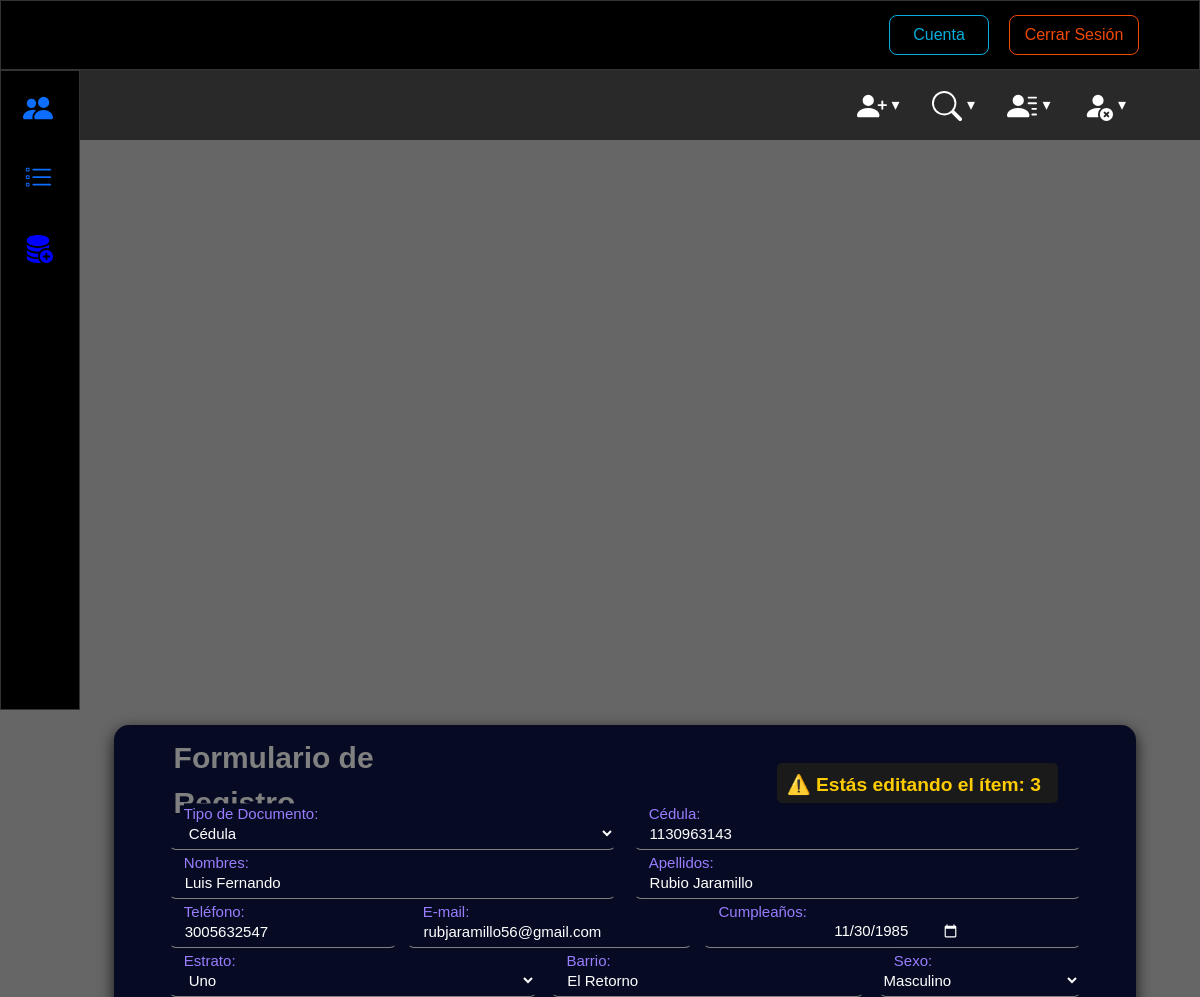
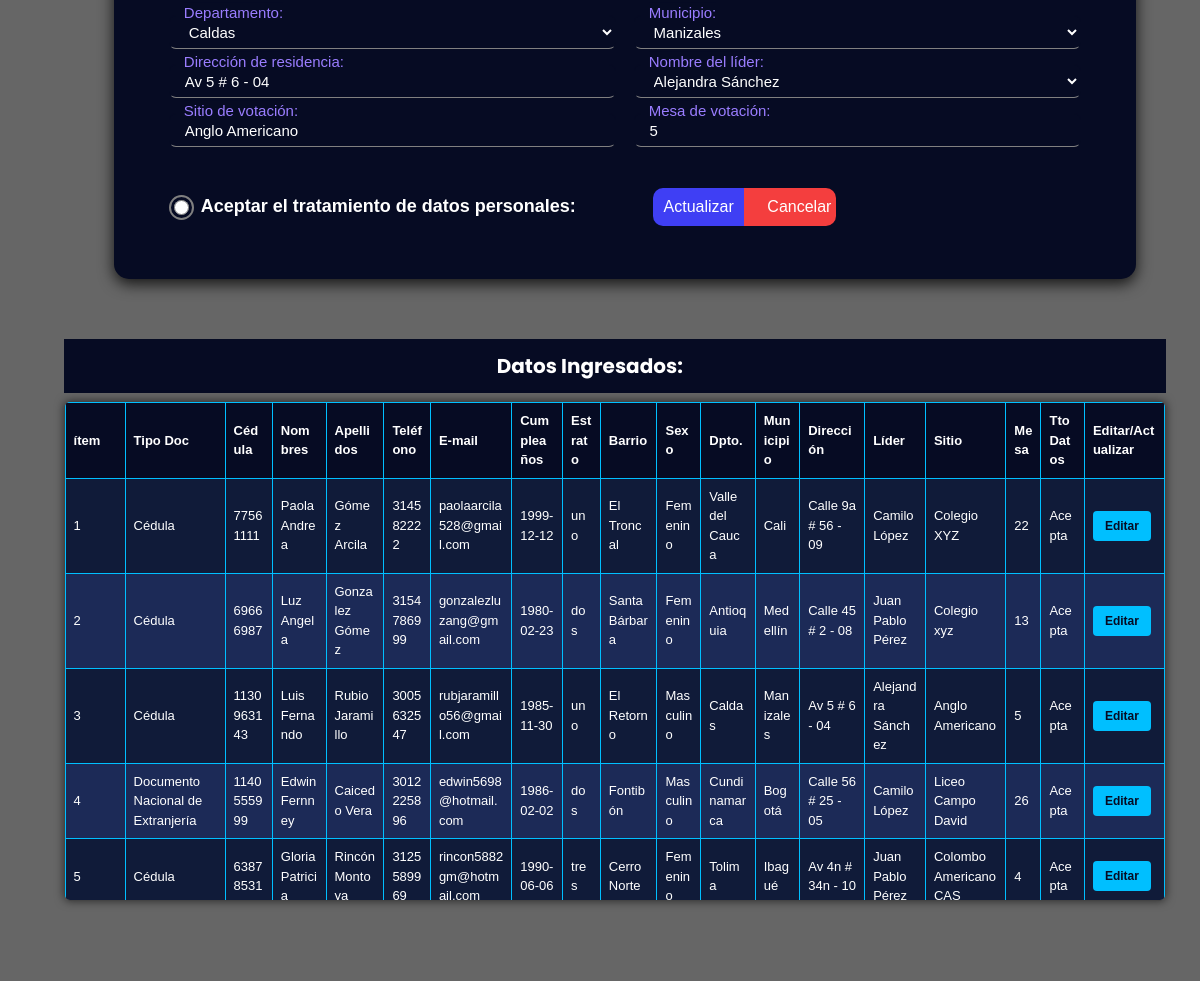
The page /index.php?editar_id=3 on the database its author committed (2 pictures, top to bottom).
### tables this page shows
CREATE TABLE IF NOT EXISTS `personas` (
  `id_personas` bigint(20) NOT NULL AUTO_INCREMENT,
  `tipo` varchar(50) NOT NULL,
  `cedula` bigint(20) NOT NULL,
  `nombres` varchar(50) NOT NULL,
  `apellidos` varchar(50) NOT NULL,
  `email` varchar(100) NOT NULL,
  `cumple` varchar(11) NOT NULL,
  `estrato` varchar(10) NOT NULL,
  `barrio` varchar(20) NOT NULL,
  `sexo` varchar(20) NOT NULL,
  `departamento` varchar(50) NOT NULL,
  `municipio` varchar(50) NOT NULL,
  `direccion` varchar(254) NOT NULL,
  `lider` varchar(50) NOT NULL,
  `sitio` varchar(30) NOT NULL,
  `mesa` int(11) NOT NULL,
  `tratamiento` varchar(20) NOT NULL,
  `telefono` bigint(20) NOT NULL,
  PRIMARY KEY (`id_personas`),
  UNIQUE KEY `cedula` (`cedula`)
);

### index.php (the view, shortened to what this page needs)
<?php
require_once 'conexion.php';
$id_editar = '';
$tipo_editar = '';
$cedula_editar = '';
$nombres_editar = '';
$apellidos_editar = '';
$telefono_editar = '';
$email_editar = '';
$cumple_editar = '';
$estrato_editar = '';
$barrio_editar = '';
$sexo_editar = '';
$departamento_editar = '';
$municipio_editar = '';
$direccion_editar = '';
$lider_editar = '';
$sitio_editar = '';
$mesa_editar = '';
$tratamiento_editar = '';
if (isset($_GET['editar_id'])) {
    $editar_id = $_GET['editar_id'];
	$id_editar = $editar_id;
    $resultado = mysqli_query($conn, "SELECT * FROM personas WHERE id_personas='$editar_id'");
    if ($fila = mysqli_fetch_assoc($resultado)) {
        $id_editar = $fila['id_personas'];
        $tipo_editar = $fila['tipo'];
        $cedula_editar = $fila['cedula'];
		$nombres_editar = $fila['nombres'];
		$apellidos_editar = $fila['apellidos'];
		$telefono_editar = $fila['telefono'];
		$email_editar = $fila['email'];
		$cumple_editar = $fila['cumple'];
		$estrato_editar = $fila['estrato'];
		$barrio_editar = $fila['barrio'];
		$sexo_editar = $fila['sexo'];
		$departamento_editar = $fila['departamento'];
		$municipio_editar = $fila['municipio'];
		$direccion_editar = $fila['direccion'];
		$lider_editar = $fila['lider'];
		$sitio_editar = $fila['sitio'];
		$mesa_editar = $fila['mesa'];
		$tratamiento_editar = $fila['tratamiento'];
    }
}
?>
<!DOCTYPE html>
<html lang="es">
<head>
	<link href="https://cdn.jsdelivr.net/npm/bootstrap@5.3.3/dist/css/bootstrap.min.css" rel="stylesheet">
	<link href="https://cdn.jsdelivr.net/npm/bootstrap-icons/font/bootstrap-icons.css" rel="stylesheet">
	<link rel="stylesheet" href="style.css">
</head>
<body>
	<div class="superior">
		<button class="superior--cuenta">Cuenta</button>
		<button class="superior--cerrarsesion">Cerrar Sesión</button>
	</div>
	<div class="menu">
		<div class="icono">
			<a href="" alt="Chat">
			</a>
		</div>
		<div class="icono">
			<a href="" alt="Chat">
			</a>
		</div>
		<div class="icono">
		</div>
	</div>
	<div class="menu2">
		<nav id='menu'>
	  		<ul>
   				<li><a class='dropdown-arrow' href='#'></a>
				</li>
   		 		<li><a class='dropdown-arrow' href='#'><svg xmlns="http://www.w3.org/2000/svg" width="30" height="30" fill="currentColor" class="bi bi-search" viewBox="0 0 16 16">
  					<path d="M11.742 10.344a6.5 6.5 0 1 0-1.397 1.398h-.001q.044.06.098.115l3.85 3.85a1 1 0 0 0 1.415-1.414l-3.85-3.85a1 1 0 0 0-.115-.1zM12 6.5a5.5 5.5 0 1 1-11 0 5.5 5.5 0 0 1 11 0"/>
					</svg></a>
				</li>
   				<li><a class='dropdown-arrow' href='#'></a>
				</li>
   				<li><a class='dropdown-arrow' href='#'></a>
				</li>
  			</ul>
		</nav>
	</div>
	<div class="cuerpo">
		<form class="form--main" action="guardar.php" method="post">
			<div class="form--titulo-contenedor">
				<div class="form--input__one">Formulario de Registro</div>
				<div class="form--empty__one"></div>
				<?php if (!empty($id_editar)): ?>
					<div class="form--aviso-edicion">
						<strong>⚠️ Estás editando el ítem: <?= $id_editar ?></strong>
					</div>
				<?php endif; ?>
			</div>
			<div class="form--input__two">
				<div class="form--input__two__one">
					<select class="form--input__two__doc" name="tipo" id="tipo" required>
						<option value="Cédula" <?= $tipo_editar == 'Cédula' ? 'selected' : '' ?>>Cédula</option>
					</select>
					<label class="form--input__two__label">Tipo de Documento: </label>
				</div>
				<div class="form--input__two__two">
					<input class="form--input__two__numcedula" type="text" name="cedula" id="cedula" value="<?= $cedula_editar ?>" required></input>
					<label class="form--input__two__nclabel">Cédula: </label>
				</div>
			</div>
			<div class="form--input__three">
				<div class="form--input__three__one">
					<input class="form--input__three__names" name="nombres" id="nombres" type="text" value="<?= $nombres_editar ?>" required>
					<label class="form--input__three__nombres">Nombres: </label>
				</div>
				<div class="form--input__three__two">
					<input class="form--input__three__lastnames" type="text" name="apellidos" id="apellidos" value="<?= $apellidos_editar ?>" required>
					<label class="form--input__three__apellidos">Apellidos: </label>
				</div>
			</div>
			<div class="form--input__four">
				<div class="form--input__four__one">
					<input class="form--input__four__phone" type="number" name="telefono" id="telefono" value="<?= $telefono_editar ?>" required>
					<label class="form--input__four__telefono">Teléfono: </label>
				</div>
				<div class="form--input__four__two">
					<input class="form--input__four__email" type="email" name="email" id="email" value="<?= $email_editar ?>" required>
					<label class="form--input__four__correo">E-mail: </label>
				</div>
				<div class="form--input__four__three">
					<input class="form--input__four__birth" type="date" name="cumple" id="cumple" value="<?= $cumple_editar ?>" required>
					<label class="form--input__four__cumple">Cumpleaños: </label>
				</div>
			</div>
			<div class="form--input__five">
				<div class="form--input__five__one">
					<select class="form--input__five__stratum" name="estrato" id="estrato" required>
						<option value="uno" <?= $estrato_editar == 'uno' ? 'selected' : '' ?>>Uno</option>
					</select>
					<label class="form--input__five__estrato">Estrato: </label>
				</div>
				<div class="form--input__five__two">
					<input class="form--input__five__neighborhood" type="text" name="barrio" id="barrio" value="<?= $barrio_editar ?>" required>
					<label class="form--input__five__barrio">Barrio: </label>
				</div>
				<div class="form--input__five__three">
					<select class="form--input__five__femmas" name="sexo" id="sexo" required>
						<option value="Masculino" <?= $sexo_editar == 'Masculino' ? 'selected' : '' ?>>Masculino</option>
					</select>
					<label class="form--input__five__sexo">Sexo: </label>
				</div>
			</div>
			<div class="form--input__six">
				<div class="form--input__six__one">
					<select class="form--input__six__dpto" name="departamento" id="departamento" required>
						<option value="Caldas" <?= $departamento_editar == 'Caldas' ? 'selected' : '' ?>>Caldas</option>
					</select>
					<label class="form--input__six__departamento">Departamento: </label>
				</div>
				<div class="form--input__six__two">
					<select class="form--input__six__mcpio" name="municipio" id="municipio" required>
						<option value="Manizales" <?= $municipio_editar == 'Manizales' ? 'selected' : '' ?>>Manizales</option>
					</select>
					<label class="form--input__six__municipio">Municipio: </label>
				</div>
			</div>
			<div class="form--input__seven">
				<div class="form--input__seven__one">
					<input class="form--input__seven__address" type="text" name="direccion" id="direccion" value="<?= $direccion_editar ?>" required>
					<label class="form--input__seven__direccion">Dirección de residencia: </label>
				</div>
				<div class="form--input__seven__two">
					<select class="form--input__seven__nameleader" name="lider" id="lider" required>
						<option value="Alejandra Sánchez" <?= $lider_editar == 'Alejandra Sánchez' ? 'selected' : '' ?>>Alejandra Sánchez</option>
					</select>
					<label class="form--input__seven__lider">Nombre del líder: </label>
				</div>
			</div>
			<div class="form--input__eight">
				<div class="form--input__eight__one">
					<input class="form--input__eight__place" type="text" name="sitio" id="sitio" value="<?= $sitio_editar ?>" required>
					<label class="form--input__eight__sitio">Sitio de votación: </label>
				</div>
				<div class="form--input__eight__two">
					<input class="form--input__eight__table" type="number" name="mesa" id="mesa" value="<?= $mesa_editar ?>" required>
					<label class="form--input__eight__mesa">Mesa de votación: </label>
				</div>
			</div>
			<div class="form--input__nine">
				<div class="form--input__nine__boxac">
					<input class="form--input__nine__accept" type="radio" name="tratamiento" id="tratamiento" value="Acepta" <?= ($tratamiento_editar === 'Aceptado') ? 'checked' : '' ?>
					<?= (empty($tratamiento_editar)) ? 'required' : '' ?>>
				</div>
					<label class="form--input__nine__dpersonales">Aceptar el tratamiento de datos personales: </label>
				<div class="form--input__ten">
						<input type="submit" id="btn-guardar" value="<?= $id_editar ? 'Actualizar' : 'Guardar' ?>" class="form--input__ten__guardar">
						<a href="index.php" class="form--input__ten__cancelar">Cancelar</a>
				</div>
			</div>
		</form>
		<h3 class="titulo-datos">Datos Ingresados:</h3>
		<div class="table-scroll">
			<table class="tabla-datos">
				<thead class="thead-one">
					<tr>
						<th class="item">ítem</th>
						<th class="tipo-doc">Tipo Doc</th>
						<th>Cédula</th>
						<th>Nombres</th>
						<th>Apellidos</th>
						<th>Teléfono</th>
						<th>E-mail</th>
						<th>Cumpleaños</th>
						<th>Estrato</th>
						<th>Barrio</th>
						<th>Sexo</th>
						<th>Dpto.</th>
						<th>Municipio</th>
						<th>Dirección</th>
						<th>Líder</th>
						<th>Sitio</th>
						<th>Mesa</th>
						<th>Tto Datos</th>
						<th class="edit">Editar/Actualizar</th>
					</tr>
				</thead>
				<tbody>
					<?php
					$consulta = mysqli_query($conn, "SELECT * FROM personas");
					while($row = mysqli_fetch_assoc($consulta)) {
						echo "<tr class='" . ($id_editar == $row['id_personas'] ? "resaltada" : "") . "'>";
						echo "<td>" . $row['id_personas'] . "</td>";
						echo "<td>" . $row['tipo'] . "</td>";
						echo "<td>" . $row['cedula'] . "</td>";
						echo "<td>" . $row['nombres'] . "</td>";
						echo "<td>" . $row['apellidos'] . "</td>";
						echo "<td>" . $row['telefono'] . "</td>";
						echo "<td>" . $row['email'] . "</td>";
						echo "<td>" . $row['cumple'] . "</td>";
						echo "<td>" . $row['estrato'] . "</td>";
						echo "<td>" . $row['barrio'] . "</td>";
						echo "<td>" . $row['sexo'] . "</td>";
						echo "<td>" . $row['departamento'] . "</td>";
						echo "<td>" . $row['municipio'] . "</td>";
						echo "<td>" . $row['direccion'] . "</td>";
						echo "<td>" . $row['lider'] . "</td>";
						echo "<td>" . $row['sitio'] . "</td>";
						echo "<td>" . $row['mesa'] . "</td>";
						echo "<td>" . $row['tratamiento'] . "</td>";
						echo "<td class='column-editar'>
                            	<a href='index.php?editar_id=" . $row['id_personas'] . "'>
                            	 	<button type='button' class='btn-edit'>Editar</button>
                            	</a>
                          	</td>";
						echo "</tr>";
					}
					?>
				</tbody>
			</table>
		</div>
	</div>
</body>
</html>

### rows shown on the page
personas: id_personas "3", tipo "Cédula", cedula "1130963143", nombres "Luis Fernando", apellidos "Rubio Jaramillo", telefono "3005632547", email "rubjaramillo56@gmail.com", cumple "11/30/1985", estrato "Uno", barrio "El Retorno", sexo "Masculino", departamento "Caldas", municipio "Manizales", direccion "Av 5 # 6 - 04", lider "Alejandra Sánchez", sitio "Anglo Americano", mesa "5", id_personas "Actualizar", cumple "1985-11-30", estrato "uno", tratamiento "Acepta"
personas: id_personas "1", tipo "Cédula", cedula "77561111", nombres "Paola Andrea", apellidos "Gómez Arcila", telefono "314582222", email "paolaarcila528@gmail.com", cumple "1999-12-12", estrato "uno", barrio "El Troncal", sexo "Femenino", departamento "Valle del Cauca", municipio "Cali", direccion "Calle 9a # 56 - 09", lider "Camilo López", sitio "Colegio XYZ", mesa "22", tratamiento "Acepta"
personas: id_personas "2", tipo "Cédula", cedula "69666987", nombres "Luz Angela", apellidos "Gonzalez Gómez", telefono "3154786999", email "gonzalezluzang@gmail.com", cumple "1980-02-23", estrato "dos", barrio "Santa Bárbara", sexo "Femenino", departamento "Antioquia", municipio "Medellín", direccion "Calle 45 # 2 - 08", lider "Juan Pablo Pérez", sitio "Colegio xyz", mesa "13", tratamiento "Acepta"
personas: id_personas "4", tipo "Documento Nacional de Extranjería", cedula "1140555999", nombres "Edwin Fernney", apellidos "Caicedo Vera", telefono "3012225896", email "edwin5698@hotmail.com", cumple "1986-02-02", estrato "dos", barrio "Fontibón", sexo "Masculino", departamento "Cundinamarca", municipio "Bogotá", direccion "Calle 56 # 25 - 05", lider "Camilo López", sitio "Liceo Campo David", mesa "26", tratamiento "Acepta"
personas: id_personas "5", tipo "Cédula", cedula "63878531", nombres "Gloria Patricia", apellidos "Rincón Montoya", telefono "3125589969", email "rincon5882gm@hotmail.com", cumple "1990-06-06", estrato "tres", barrio "Cerro Norte", sexo "Femenino", departamento "Tolima", municipio "Ibagué", direccion "Av 4n # 34n - 10", lider "Juan Pablo Pérez", sitio "Colombo Americano CAS", mesa "4", tratamiento "Acepta"
